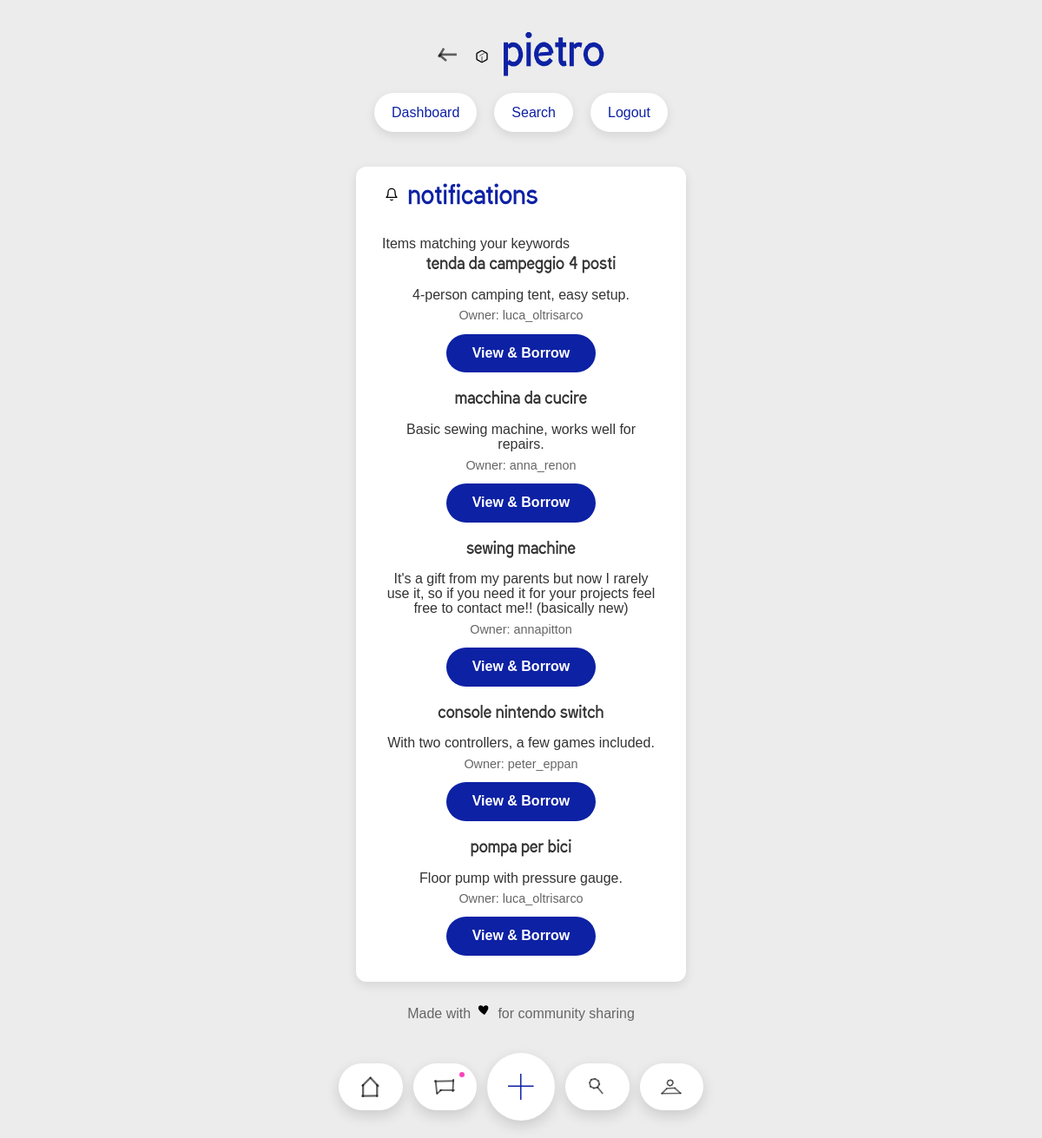
The app's page /notifications (signed in) with its own data.
### tables this page shows
CREATE TABLE items (
            id INTEGER PRIMARY KEY AUTOINCREMENT,
            name TEXT NOT NULL,
            description TEXT,
            owner_id INTEGER NOT NULL,
            status TEXT DEFAULT 'available',
            keywords TEXT, category TEXT, photo TEXT,
            FOREIGN KEY (owner_id) REFERENCES "users_old" (id)
        );

CREATE TABLE users (
                id INTEGER PRIMARY KEY AUTOINCREMENT,
                username TEXT UNIQUE NOT NULL,
                email TEXT UNIQUE,
                password TEXT NOT NULL,
                location TEXT,
                categories TEXT
            , photo TEXT, latitude REAL, longitude REAL, onboarding_seen INTEGER DEFAULT 0);

### app.py (the view)
@app.route('/notifications')
def notifications():
    if 'user_id' not in session:
        return redirect(url_for('login'))
    conn = get_db_connection()
    cursor = conn.cursor()
    cursor.execute('SELECT categories FROM users WHERE id = ?', (session['user_id'],))
    user = cursor.fetchone()
    user_categories = user['categories'].split(',') if user and user['categories'] else []
    user_categories = [cat.strip() for cat in user_categories]
    matching_items = []
    for category in user_categories:
        if category:
            cursor.execute('''
                SELECT i.*, u.username as owner
                FROM items i
                JOIN users u ON i.owner_id = u.id
                WHERE i.category = ? AND i.owner_id != ? AND i.status IN ('available', 'requested')
                ORDER BY i.id DESC
            ''', (category, session['user_id']))
            items = cursor.fetchall()
            matching_items.extend(items)
    conn.close()
    return render_template('notifications.html', items=matching_items)

### app.py (called while the page is built)
@app.url_defaults
def add_static_file_version(endpoint, values):
    if endpoint != 'static' or 'filename' not in values:
        return
    filepath = os.path.join(app.static_folder, values['filename'])
    if os.path.exists(filepath):
        values['v'] = int(os.path.getmtime(filepath))

def get_db_connection():
    conn = sqlite3.connect(DATABASE)
    conn.row_factory = sqlite3.Row
    conn.create_function('distance_km', 4, haversine_km)
    return conn

@app.context_processor
def inject_current_user_photo():
    if 'user_id' not in session:
        return {'current_user_photo': None}
    conn = get_db_connection()
    cursor = conn.cursor()
    cursor.execute('SELECT photo FROM users WHERE id = ?', (session['user_id'],))
    row = cursor.fetchone()
    conn.close()
    return {'current_user_photo': row['photo'] if row else None}

@app.context_processor
def inject_unread_messages():
    if 'user_id' not in session:
        return {'has_unread_messages': False}
    conn = get_db_connection()
    cursor = conn.cursor()
    cursor.execute('''
        SELECT 1
        FROM messages m
        JOIN requests r ON m.request_id = r.id
        JOIN items i ON r.item_id = i.id
        WHERE (i.owner_id = ? OR r.borrower_id = ?)
          AND m.sender_id != ?
          AND m.is_read = 0
        LIMIT 1
    ''', (session['user_id'], session['user_id'], session['user_id']))
    row = cursor.fetchone()
    conn.close()
    return {'has_unread_messages': row is not None}

### templates/notifications.html (shortened to what this page needs)
<!DOCTYPE html>
<html lang="en">
<head>
    <link rel="stylesheet" href="{{ url_for('static', filename='style.css') }}">
</head>
<body>
    <div class="container">
        <header>
            <h1>
                <a href="javascript:history.back()" class="item-detail-back" aria-label="Back"><span class="icon icon-back" aria-hidden="true"></span></a>
                <span class="icon icon-package" aria-hidden="true"></span> Pietro
            </h1>
            <nav>
                <a href="{{ url_for('dashboard') }}">Dashboard</a>
                <a href="{{ url_for('search') }}">Search</a>
                <a href="{{ url_for('logout') }}">Logout</a>
            </nav>
        </header>
        <main>
            <section class="notifications-section">
                <h2><span class="icon icon-bell" aria-hidden="true"></span> Notifications</h2>
                <p class="notifications-info">Items matching your keywords</p>
                {% if items %}
                <div class="item-list">
                    {% for item in items %}
                    <div class="item-card">
                        <h3>{{ item.name }}</h3>
                        <p>{{ item.description }}</p>
                        <p class="owner-info">Owner: {{ item.owner }}</p>
                        <a href="{{ url_for('item_detail', item_id=item.id) }}" class="btn-primary">View & Borrow</a>
                    </div>
                    {% endfor %}
                </div>
                {% else %}
                <p class="empty-state">No new notifications. Update your keywords in your profile to get notified!</p>
                {% endif %}
            </section>
        </main>
        {% include 'footer_nav.html' %}
        <footer>
            <p>Made with <span class="icon icon-heart" aria-hidden="true"></span> for community sharing</p>
        </footer>
    </div>
</body>
</html>

### templates/footer_nav.html (shortened to what this page needs)
<nav class="bottom-nav">
    <a href="{{ url_for('dashboard') }}" class="nav-item{% if request.path == '/' or request.path.startswith('/dashboard') %} active{% endif %}" aria-label="Home">
        <span class="icon icon-nav-home" aria-hidden="true"></span>
    </a>
    <a href="{{ url_for('chat_index') }}" class="nav-item{% if request.path.startswith('/chat') %} active{% endif %}" aria-label="Chat{% if has_unread_messages %} (unread messages){% endif %}">
        <span class="icon icon-nav-chat" aria-hidden="true"></span>
        {% if has_unread_messages %}<span class="nav-dot" aria-hidden="true"></span>{% endif %}
    </a>
    <a href="{{ url_for('add_item') }}" onclick="return openFooterAddItemModal(event)" class="nav-item center-action" aria-label="Add item">
        <svg class="plus-icon" viewBox="0 0 59 61" aria-hidden="true" xmlns="http://www.w3.org/2000/svg">
            <path d="M58.0137 29.0005L0.0134028 29.1806" />
            <path d="M29.0127 60.0723L29.0127 -1.85711e-05" />
        </svg>
    </a>
    <a href="{{ url_for('explore') }}" class="nav-item{% if request.path.startswith('/explore') or request.path.startswith('/search') %} active{% endif %}" aria-label="Explore">
        <span class="icon icon-nav-search" aria-hidden="true"></span>
    </a>
    <a href="{{ url_for('profile') }}" class="nav-item{% if request.path.startswith('/profile') %} active{% endif %}" aria-label="Profile">
        <span class="icon icon-nav-profile" aria-hidden="true"></span>
    </a>
</nav>

### records on screen
items: name "tenda da campeggio 4 posti", description "4-person camping tent, easy setup.", owner "luca_oltrisarco"
items: name "macchina da cucire", description "Basic sewing machine, works well for repairs.", owner "anna_renon"
items: name "sewing machine", description "It's a gift from my parents but now I rarely use it, so if you need it for your projects feel free to contact me!! (basically new)", owner "annapitton"
items: name "console nintendo switch", description "With two controllers, a few games included.", owner "peter_eppan"
items: name "pompa per bici", description "Floor pump with pressure gauge.", owner "luca_oltrisarco"
